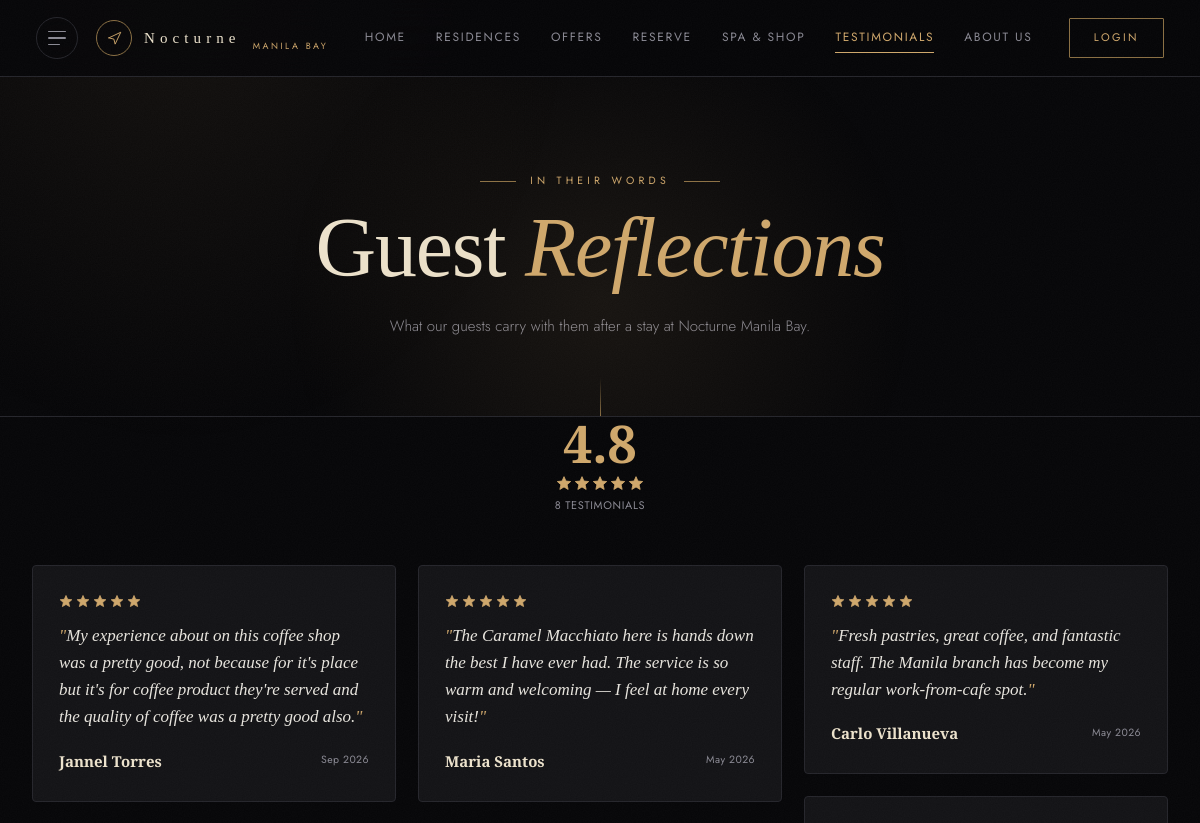
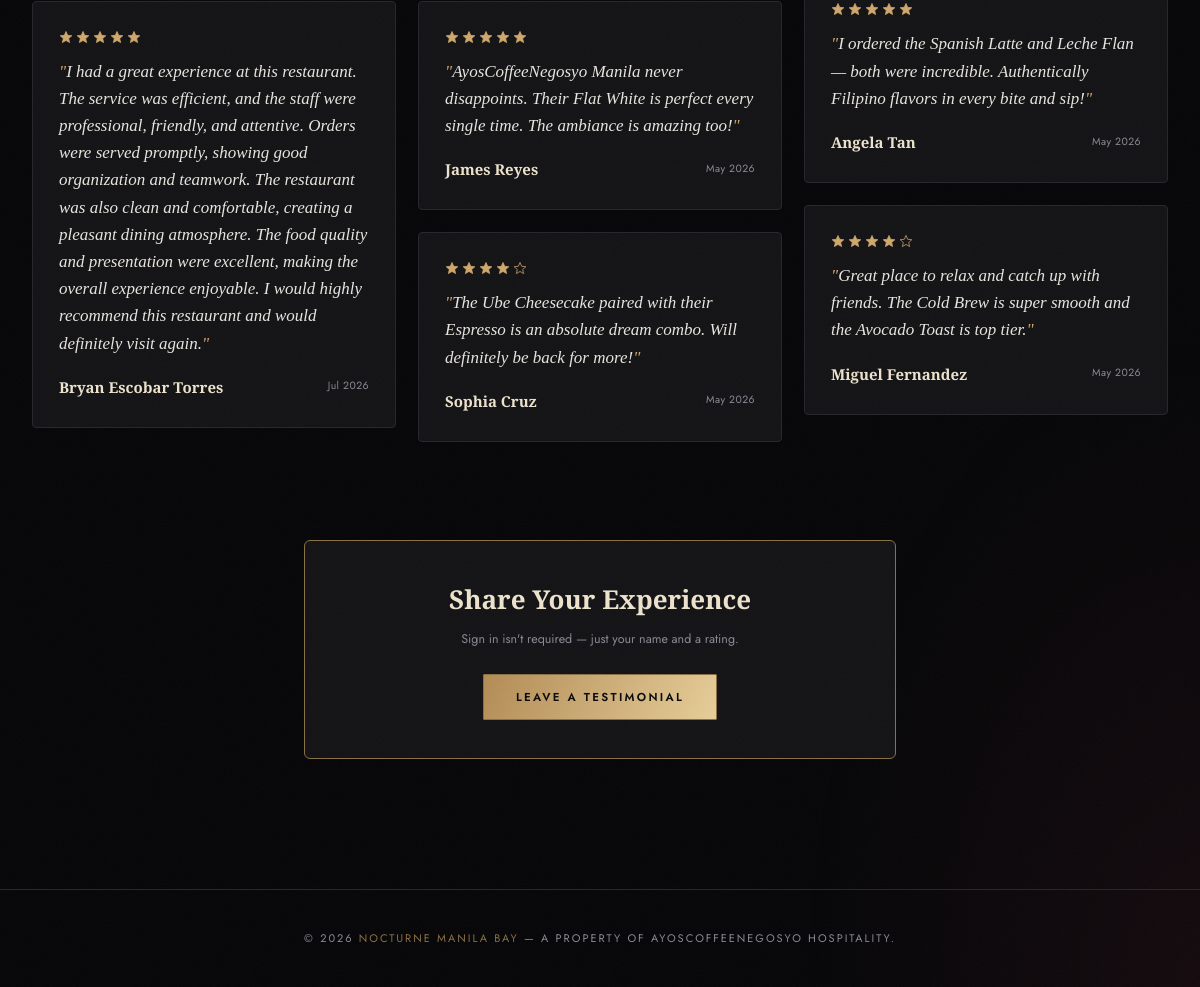
The app's page /includes/testimonial.php with its own data (2 pictures, top to bottom).
### tables this page shows
CREATE TABLE `testimonials` (
  `id` int(11) NOT NULL,
  `name` varchar(100) NOT NULL,
  `branch` varchar(20) DEFAULT 'laguna',
  `rating` tinyint(1) DEFAULT 5,
  `message` text NOT NULL,
  `is_approved` tinyint(1) DEFAULT 1,
  `created_at` timestamp NOT NULL DEFAULT current_timestamp()
);

### includes/hotel-config.php (called while the page is built, shortened)
<?php
function isHotelLoggedIn(): bool {
    return isset($_SESSION['user']['id']);
}

### includes/testimonial.php (the view, shortened to what this page needs)
<?php
include_once 'hotel-config.php';
$res = $conn->query("SELECT * FROM testimonials WHERE is_approved = 1 ORDER BY created_at DESC LIMIT 60");
$testimonials = $res->fetch_all(MYSQLI_ASSOC);
$count = count($testimonials);
$avg = $count ? array_sum(array_column($testimonials, 'rating')) / $count : 0;
function stars_html(int $rating, string $size = '14px'): string {
    $out = '';
    for ($i = 1; $i <= 5; $i++) {
        $filled = $i <= $rating;
        $out .= '<svg width="'.$size.'" height="'.$size.'" viewBox="0 0 24 24" fill="'.($filled ? '#cfa76b' : 'none').'" stroke="#cfa76b" stroke-width="1.3"><path d="M12 2.5l2.9 6.6 7.1.7-5.4 4.8 1.6 7-6.2-3.7-6.2 3.7 1.6-7-5.4-4.8 7.1-.7z"/></svg>';
    }
    return $out;
}
function star_icon(): string {
    return '<svg viewBox="0 0 24 24" fill="currentColor" stroke="currentColor" stroke-width="1"><path d="M12 2.5l2.9 6.6 7.1.7-5.4 4.8 1.6 7-6.2-3.7-6.2 3.7 1.6-7-5.4-4.8 7.1-.7z"/></svg>';
}
?>
<!DOCTYPE html>
<html lang="en">
<head>
<link rel="stylesheet" href="hotel-theme.css">
</head>
<body>
<?php include_once 'sidebar.php'; ?>
<?php include_once 'topheader.php'; ?>
<section class="page-hero">
    <div class="sec-eyebrow">In Their Words</div>
    <h1>Guest <em>Reflections</em></h1>
    <p>What our guests carry with them after a stay at Nocturne Manila Bay.</p>
</section>
<div class="testi-summary">
    <div class="testi-avg">
        <div class="testi-avg-num"><?= $count ? number_format($avg, 1) : '—' ?></div>
        <div class="testi-avg-stars"><?= stars_html((int)round($avg), '16px') ?></div>
        <div class="testi-avg-count"><?= $count ?> Testimonial<?= $count !== 1 ? 's' : '' ?></div>
    </div>
</div>
<div class="testi-grid">
    <?php if (empty($testimonials)): ?>
        <div class="testi-empty">No testimonials yet — be the first to share your experience.</div>
    <?php else: foreach ($testimonials as $t): ?>
    <div class="testi-card">
        <div class="stars-row"><?= stars_html((int)$t['rating']) ?></div>
        <p class="testi-quote"><?= htmlspecialchars($t['message']) ?></p>
        <div class="testi-foot">
            <span class="testi-name"><?= htmlspecialchars($t['name']) ?></span>
            <span class="testi-date"><?= date('M Y', strtotime($t['created_at'])) ?></span>
        </div>
    </div>
    <?php endforeach; endif; ?>
</div>
<section class="share-section">
    <div class="share-card">
        <h3>Share Your Experience</h3>
        <?php if (isHotelLoggedIn()): ?>
            <p>Your testimonial will be posted under your account name.</p>
            <div class="share-name-badge">
                <svg width="14" height="14" viewBox="0 0 24 24" fill="none" stroke="#cfa76b" stroke-width="1.5"><circle cx="12" cy="8" r="4"/><path d="M4 20c0-4.4 3.6-7 8-7s8 2.6 8 7"/></svg>
                <?= htmlspecialchars($_SESSION['user']['name']) ?>
            </div>
            <form class="testi-form" method="POST" action="process-testimonial.php" style="text-align:center">
                <div class="star-input">
                    <input type="radio" name="rating" value="5" id="star5"><label for="star5"><?= star_icon() ?></label>
                    <input type="radio" name="rating" value="4" id="star4"><label for="star4"><?= star_icon() ?></label>
                    <input type="radio" name="rating" value="3" id="star3" checked><label for="star3"><?= star_icon() ?></label>
                    <input type="radio" name="rating" value="2" id="star2"><label for="star2"><?= star_icon() ?></label>
                    <input type="radio" name="rating" value="1" id="star1"><label for="star1"><?= star_icon() ?></label>
                </div>
                <textarea name="message" placeholder="Tell us about your stay..." maxlength="600" required></textarea>
                <button type="submit" class="btn-gold" style="align-self:center">Post Testimonial</button>
            </form>
        <?php else: ?>
            <p>Sign in isn't required — just your name and a rating.</p>
            <button type="button" class="btn-gold" id="openTestiModal">Leave a Testimonial</button>
        <?php endif; ?>
    </div>
</section>
<footer><p>© 2026 <span>Nocturne Manila Bay</span> — A Property of AyosCoffeeNegosyo Hospitality.</p></footer>
</body>
</html>

### includes/hotel-theme.css (style rules this page uses)
*,*::before,*::after { box-sizing:border-box;margin:0;padding:0 }
:root { --h-bg:#060608;--h-surface:#0e0e11;--h-card:#131316;--h-line:#25252b; --h-gold:#cfa76b;--h-gold-dim:#8a6f43;--h-gold-lt:#ead6a6;--h-champagne:#ece2cc; --h-wine:#5c1f2e;--h-wine-lt:#8a3247;--h-muted:#8a8993;--h-text:#e7e4dd; --h-vip:#c9a54a;--h-good:#7fa876;--h-bad:#c0574a;--h-shadow:rgba(0,0,0,0.65); --f-display:'Cormorant Garamond','Times New Roman',serif; --f-mark:'Cinzel','Cormorant Garamond',serif; --f-body:'Jost',system-ui,sans-serif; --h-ease:cubic-bezier(.22,1,.36,1); --h-ease-io:cubic-bezier(.76,0,.24,1); }
html { scroll-behavior:smooth }
body { font-family:var(--f-body);background:var(--h-bg);color:var(--h-text);min-height:100vh;position:relative;overflow-x:hidden;overflow-x:clip;line-height:1.6;-webkit-font-smoothing:antialiased;text-rendering:optimizeLegibility }
body::before { content:'';position:fixed;inset:0;background:radial-gradient(ellipse 60% 45% at 15% 0%,rgba(207,167,107,0.07) 0%,transparent 55%),radial-gradient(ellipse 55% 60% at 100% 100%,rgba(92,31,46,0.16) 0%,transparent 60%);pointer-events:none;z-index:0 }
body::after { content:'';position:fixed;inset:0;pointer-events:none;z-index:9000;opacity:.05;}
button,input,select,textarea { font-family:inherit }
.sec-eyebrow { display:flex;align-items:center;gap:14px;font-size:10.5px;letter-spacing:0.4em;text-transform:uppercase;color:var(--h-gold);margin-bottom:16px }
.sec-eyebrow::before { content:'';width:36px;height:1px;background:var(--h-gold-dim) }
.sec-head h2 em,.page-hero h1 em { color:var(--h-gold);font-style:italic;font-weight:400 }
.page-hero { position:relative;z-index:1;padding:96px 32px 76px;text-align:center;border-bottom:1px solid var(--h-line);overflow:hidden }
.page-hero::before { content:'';position:absolute;left:50%;top:-40%;width:720px;height:720px;transform:translateX(-50%);background:radial-gradient(circle,rgba(207,167,107,.09),transparent 62%);pointer-events:none }
.page-hero::after { content:'';position:absolute;left:50%;bottom:0;width:1px;height:38px;background:linear-gradient(180deg,transparent,var(--h-gold-dim)) }
.page-hero .sec-eyebrow { justify-content:center;display:flex }
.page-hero .sec-eyebrow::after { content:'';width:36px;height:1px;background:var(--h-gold-dim) }
.page-hero h1 { font-family:var(--f-display);font-size:clamp(44px,7vw,98px);font-weight:300;line-height:1;letter-spacing:-.015em;color:var(--h-champagne);margin:16px 0 22px }
.page-hero p { max-width:580px;margin:0 auto;font-size:15px;color:var(--h-muted);line-height:1.9;font-weight:300 }
.btn-gold { position:relative;overflow:hidden;padding:14px 32px;border:1px solid var(--h-gold-dim);border-radius:1px;background:linear-gradient(115deg,#b28b55 0%,#e6cd98 48%,#b28b55 100%);background-size:220% 100%;color:#0a0a0c;font-size:11.5px;font-weight:600;letter-spacing:0.2em;text-transform:uppercase;cursor:pointer;transition:background-position .8s var(--h-ease),box-shadow .5s;text-decoration:none;display:inline-flex;align-items:center;justify-content:center;gap:8px }
.btn-gold::after { content:'';position:absolute;top:0;left:-70%;width:40%;height:100%;background:linear-gradient(100deg,transparent,rgba(255,255,255,.45),transparent);transform:skewX(-20deg);transition:left .9s var(--h-ease) }
footer { position:relative;z-index:1;border-top:1px solid var(--h-line);padding:40px 32px;text-align:center }
footer p { font-size:11px;color:var(--h-muted);letter-spacing:0.18em;text-transform:uppercase }
footer p span { color:var(--h-gold-dim) }

### records on screen
testimonials: message "My experience about on this coffee shop was a pretty good, not because for it's place but it's for coffee product they're served and the quality of coffee was a pretty good also.", name "Jannel Torres", created_at "Sep 2026"
testimonials: message "I had a great experience at this restaurant. The service was efficient, and the staff were professional, friendly, and attentive. Orders were served promptly, showing good organization and teamwork. The restaurant was also clean and comfortable, creating a pleasant dining atmosphere. The food quality and presentation were excellent, making the overall experience enjoyable. I would highly recommend this restaurant and would definitely visit again.", name "Bryan Escobar Torres", created_at "Jul 2026"
testimonials: message "The Caramel Macchiato here is hands down the best I have ever had. The service is so warm and welcoming — I feel at home every visit!", name "Maria Santos", created_at "May 2026"
testimonials: message "AyosCoffeeNegosyo Manila never disappoints. Their Flat White is perfect every single time. The ambiance is amazing too!", name "James Reyes", created_at "May 2026"
testimonials: message "The Ube Cheesecake paired with their Espresso is an absolute dream combo. Will definitely be back for more!", name "Sophia Cruz", created_at "May 2026"
testimonials: message "Fresh pastries, great coffee, and fantastic staff. The Manila branch has become my regular work-from-cafe spot.", name "Carlo Villanueva", created_at "May 2026"
testimonials: message "I ordered the Spanish Latte and Leche Flan — both were incredible. Authentically Filipino flavors in every bite and sip!", name "Angela Tan", created_at "May 2026"
testimonials: message "Great place to relax and catch up with friends. The Cold Brew is super smooth and the Avocado Toast is top tier.", name "Miguel Fernandez", created_at "May 2026"

### other values on screen
$avg "4.8"
$count "8"
